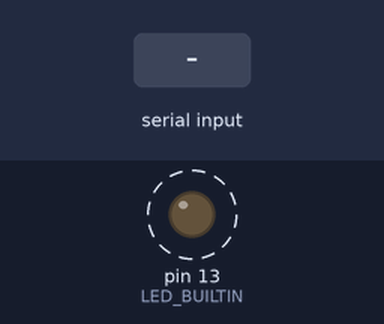
Recording of a sketch running on a simulated Arduino Uno, built with avr-gcc and run on an emulated ATmega328P. On the bench: output pins drawn as LEDs (lit = HIGH). Dashed ring = blinking. The inputs (shaded band) are chosen by the test bench. What the sketch prints to the serial monitor is not drawn.

Above: at 1.2 s.
1.3 s: "1\n" received over Serial
Timing chart, 0 to 10.3 s (numbered marks = the images above; inputs shaded):
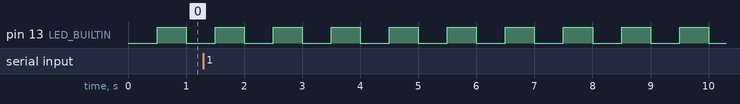

Measured:
- by itself, pin 13 (LED_BUILTIN): alternates HIGH for 0.50 s and LOW for 0.50 s

The sketch:

Arduino.ino
```cpp
String command = "";

unsigned long previousMillis = 0;        // will store last time LED was updated
const long interval = 500;           // interval at which to blink (milliseconds)

void setup() {
  Serial.begin(115200);
  pinMode(LED_BUILTIN, OUTPUT);
}

void loop() {
  if( Serial.available() )
  {
    // If a character was received over UART,
    // read that value and echo it...
    //
    char c = Serial.read();
    Serial.print(c);

    // As long as the character isn't a newline
    // or carriage return, add it to the command
    // string and echo it.
    //
    if( (c != '\n') && (c != '\r') )
    {
      command += c;
    }

    // Otherwise, reset the command string to
    // receive another command.
    //
    else
    {
      command = "";
    }
  }

  // Non-blocking Blinky. If it's been <interval> milliseconds
  // since the last time we toggled the LED (<previousMillis>),
  // then toggle the LED.
  //
  if (millis() - previousMillis >= interval)
  {
    previousMillis = millis();
    digitalWrite(LED_BUILTIN, !digitalRead(LED_BUILTIN));
  }
}
```
